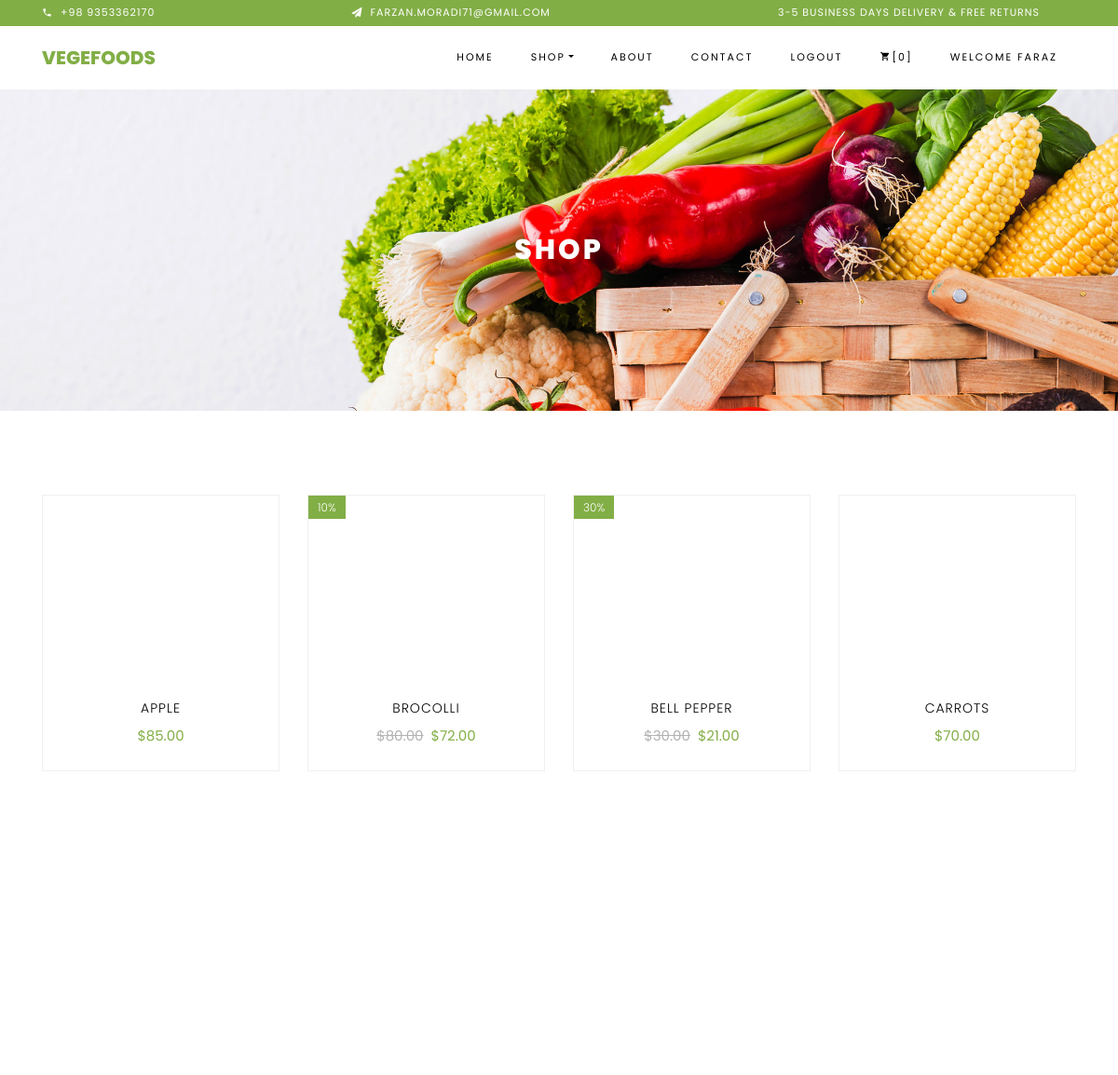
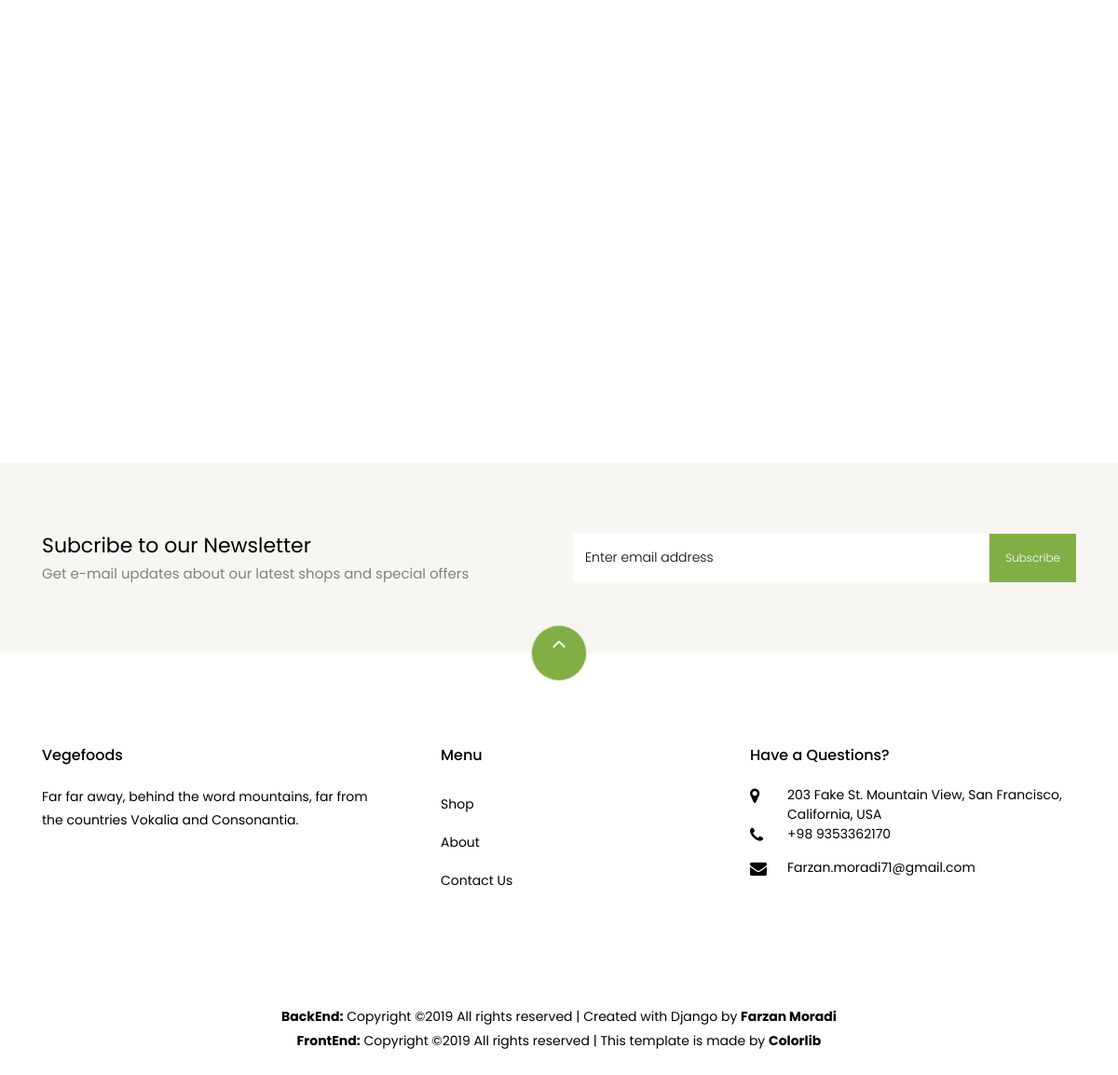
/shop/ (signed in), run on the app's committed database (2 pictures, top to bottom).
### shop/models.py (models this page shows, shortened)
class Vegtables(models.Model):
    title = models.CharField(max_length=255, unique=True)
    kind = models.CharField(max_length=10, choices=KIND_CHOICES, default='green')
    prise = models.DecimalField(max_digits=6, decimal_places=2)
    Discount = models.PositiveIntegerField(default=0)
    detail = models.TextField(blank=True, default='')
    count = models.PositiveIntegerField(default=0)
    image = models.ImageField(upload_to = 'static/media/vegtables', default = 'static/media/vegtables/no-img.jpg')
    def discount_prise(self):
        return (self.prise * (100 - self.Discount))/100
    class Meta:
        ordering = ["title"]

### shop/views.py (the view)
# urls.py: path('', views.ShopPage, name='shop'),
def ShopPage(request):
    vegtable = Vegtables.objects.all
    wishlist = Wishlist.objects.all
    args = {'vegtable':vegtable, 'wishlist':wishlist}
    return render(request,'shop.html',args)

### shop/templates/shop.html (shortened to what this page needs)
{% extends 'base.html' %}
{% load staticfiles %}
{% block content %}
    <section class="ftco-section">
    	<div class="container">
    		<div class="row">
			{% for Vegtables in vegtable %}
				<div class="col-md-6 col-lg-3 ftco-animate">
    				<div class="product">
    					<a href="{% url 'shop:single_product' pk=Vegtables.pk %}" class="img-prod"><img class="img-fluid" src="/{{ Vegtables.image }}" alt="Colorlib Template">
						{% if Vegtables.Discount > 0 %}
    						<span class="status">{{ Vegtables.Discount }}%</span>
						{% endif %}
    					</a>
    					<div class="text py-3 pb-4 px-3 text-center">
    						<h3><a href="#">{{ Vegtables.title }}</a></h3>
    						<div class="d-flex">
    							<div class="pricing">
								{% if Vegtables.Discount > 0 %}
		    						<p class="price"><span class="mr-2 price-dc">${{ Vegtables.prise }}</span><span class="price-sale">${{ Vegtables.discount_prise }}</span></p>
								{% else %}
									<p class="price"><span>${{ Vegtables.prise }}</span></p>
								{% endif %}
		    					</div>
	    					</div>
    					</div>
    				</div>
    			</div>
				{% endfor %}
    		</div>
    	</div>
    </section>
		<section class="ftco-section ftco-no-pt ftco-no-pb py-5 bg-light">
      <div class="container py-4">
        <div class="row d-flex justify-content-center py-5">
          <div class="col-md-6">
          	<h2 style="font-size: 22px;" class="mb-0">Subcribe to our Newsletter</h2>
          	<span>Get e-mail updates about our latest shops and special offers</span>
          </div>
          <div class="col-md-6 d-flex align-items-center">
            <form action="#" class="subscribe-form">
              <div class="form-group d-flex">
                <input type="text" class="form-control" placeholder="Enter email address">
                <input type="submit" value="Subscribe" class="submit px-3">
              </div>
            </form>
          </div>
        </div>
      </div>
    </section>
{% endblock content %}

### templates/base.html (shortened to what this page needs)
<!DOCTYPE html>
{% load staticfiles %}
<html lang="en">
<head>
    <link rel="stylesheet" href="{% static 'css/open-iconic-bootstrap.min.css' %}">
    <link rel="stylesheet" href="{% static 'css/animate.css' %}">
    <link rel="stylesheet" href="{% static 'css/owl.carousel.min.css' %}">
    <link rel="stylesheet" href="{% static 'css/owl.theme.default.min.css' %}">
    <link rel="stylesheet" href="{% static 'css/magnific-popup.css' %}">
    <link rel="stylesheet" href="{% static 'css/aos.css' %}">
    <link rel="stylesheet" href="{% static 'css/ionicons.min.css' %}">
    <link rel="stylesheet" href="{% static 'css/bootstrap-datepicker.css' %}">
    <link rel="stylesheet" href="{% static 'css/jquery.timepicker.css' %}">
    <link rel="stylesheet" href="{% static 'css/flaticon.css' %}">
    <link rel="stylesheet" href="{% static 'css/icomoon.css' %}">
    <link rel="stylesheet" href="{% static 'css/style.css' %}">
</head>
<body class="goto-here">
		<div class="py-1 bg-primary">
    	<div class="container">
    		<div class="row no-gutters d-flex align-items-start align-items-center px-md-0">
	    		<div class="col-lg-12 d-block">
		    		<div class="row d-flex">
		    			<div class="col-md pr-4 d-flex topper align-items-center">
					    	<div class="icon mr-2 d-flex justify-content-center align-items-center"><span class="icon-phone2"></span></div>
						    <span class="text">+98 9353362170</span>
					    </div>
					    <div class="col-md pr-4 d-flex topper align-items-center">
					    	<div class="icon mr-2 d-flex justify-content-center align-items-center"><span class="icon-paper-plane"></span></div>
						    <span class="text">Farzan.moradi71@gmail.com</span>
					    </div>
					    <div class="col-md-5 pr-4 d-flex topper align-items-center text-lg-right">
						    <span class="text">3-5 Business days delivery &amp; Free Returns</span>
					    </div>
				    </div>
			    </div>
		    </div>
		  </div>
    </div>
    <nav class="navbar navbar-expand-lg navbar-dark ftco_navbar bg-dark ftco-navbar-light" id="ftco-navbar">
	    <div class="container">
	      <a class="navbar-brand" href="{% url 'home' %}">Vegefoods</a>
	      <div class="collapse navbar-collapse" id="ftco-nav">
	        <ul class="navbar-nav ml-auto">
	          <li class="nav-item"><a href="{% url 'home' %}" class="nav-link">Home</a></li>
            {% if request.path|cut:"/" == "about" or request.path|cut:"/" == "contact"%}
	            <li class="nav-item dropdown">
            {% else %}
	            <li class="nav-item active dropdown">
            {% endif %}
              <a class="nav-link dropdown-toggle" href="#" id="dropdown04" data-toggle="dropdown" aria-haspopup="true" aria-expanded="false">Shop</a>
            </li>
            {% if request.path|cut:"/" == "about" %}
	            <li class="nav-item active"><a href="{% url 'about' %}" class="nav-link">About</a></li>
            {% else %}
	            <li class="nav-item"><a href="{% url 'about' %}" class="nav-link">About</a></li>
            {% endif %}
            {% if request.path|cut:"/" == "contact" %}
	            <li class="nav-item active"><a href="{% url 'contact' %}" class="nav-link">Contact</a></li>
            {% else %}
	            <li class="nav-item"><a href="{% url 'contact' %}" class="nav-link">Contact</a></li>
            {% endif %}
            {% if user.is_authenticated %}
	          <li class="nav-item"><a href="{% url 'accounts:logout' %}" class="nav-link">Logout</a></li>
            {% else %}
	          <li class="nav-item"><a href="{% url 'accounts:login' %}" class="nav-link">Signin</a></li>
            {% endif %}
	          <li class="nav-item cta cta-colored"><a href="{% url 'cart:cart' %}" class="nav-link"><span class="icon-shopping_cart"></span>[{{request.session.cart|length}}]</a></li>
            {% if user.is_authenticated %}
	          <li class="nav-item"><a class="nav-link">Welcome {{ user.get_username  }}</a></li>
            {% endif %}
	        </ul>
	      </div>
	    </div>
	  </nav>
    <div class="hero-wrap hero-bread" style="background-image: url('{% static "images/bg_1.jpg" %}');">
      <div class="container">
        <div class="row no-gutters slider-text align-items-center justify-content-center">
          <div class="col-md-9 ftco-animate text-center">
            <h1 class="mb-0 bread">{{ request.path|cut:"/" }}</h1>
          </div>
        </div>
      </div>
    </div>
    {% block content %}
    {% endblock content %}
    <footer class="ftco-footer ftco-section">
      <div class="container">
      	<div class="row">
      		<div class="mouse">
						<a href="#" class="mouse-icon">
							<div class="mouse-wheel"><span class="ion-ios-arrow-up"></span></div>
						</a>
					</div>
      	</div>
        <div class="row mb-5">
          <div class="col-md">
            <div class="ftco-footer-widget mb-4">
              <h2 class="ftco-heading-2">Vegefoods</h2>
              <p>Far far away, behind the word mountains, far from the countries Vokalia and Consonantia.</p>
              <ul class="ftco-footer-social list-unstyled float-md-left float-lft mt-5">
              </ul>
            </div>
          </div>
          <div class="col-md">
            <div class="ftco-footer-widget mb-4 ml-md-5">
              <h2 class="ftco-heading-2">Menu</h2>
              <ul class="list-unstyled">
                <li><a href="{% url 'shop:shop' %}" class="py-2 d-block">Shop</a></li>
                <li><a href="{% url 'about' %}" class="py-2 d-block">About</a></li>
                <li><a href="{% url 'contact' %}" class="py-2 d-block">Contact Us</a></li>
              </ul>
            </div>
          </div>
          <div class="col-md">
            <div class="ftco-footer-widget mb-4">
            	<h2 class="ftco-heading-2">Have a Questions?</h2>
            	<div class="block-23 mb-3">
	              <ul>
	                <li><span class="icon icon-map-marker"></span><span class="text">203 Fake St. Mountain View, San Francisco, California, USA</span></li>
	                <li><a><span class="icon icon-phone"></span><span class="text">+98 9353362170</span></a></li>
	                <li><a><span class="icon icon-envelope"></span><span class="text">Farzan.moradi71@gmail.com</span></a></li>
	              </ul>
	            </div>
            </div>
          </div>
        </div>
        <div class="row">
          <div class="col-md-12 text-center">
            <p>
						  <b>BackEnd:</b> Copyright &copy;<script>document.write(new Date().getFullYear());</script> All rights reserved | Created with Django by <a target="_blank"><b>Farzan Moradi</b></a>
						  <br>
						  <b>FrontEnd:</b> Copyright &copy;<script>document.write(new Date().getFullYear());</script> All rights reserved | This template is made by <a target="_blank"><b>Colorlib<b/></a>
						</p>
          </div>
        </div>
      </div>
    </footer>
</body>
</html>

### static/css/icomoon.css (style rules this page uses)
[class^="icon-"], [class*=" icon-"] { font-family: 'icomoon' !important; speak: none; font-style: normal; font-weight: normal; font-variant: normal; text-transform: none; line-height: 1; -webkit-font-smoothing: antialiased; -moz-osx-font-smoothing: grayscale; }
.icon-map-marker:before { content: "\f041"; }
.icon-phone:before { content: "\f095"; }
.icon-envelope:before { content: "\f0e0"; }
.icon-paper-plane:before { content: "\f1d8"; }
.icon-phone2:before { content: "\e0cd"; }
.icon-shopping_cart:before { content: "\e8cc"; }

### data on the page
Vegtables: title "APPLE", prise "85.00"
Vegtables: Discount "10", title "BROCOLLI", prise "80.00", discount_prise "72.00"
Vegtables: Discount "30", title "BELL PEPPER", prise "30.00", discount_prise "21.00"
Vegtables: title "CARROTS", prise "70.00"

### other printed values
{{ request.session.cart|length }} "0"
{{ user.get_username }} "FARAZ"
{{ request.path|cut:"/" }} "SHOP"
